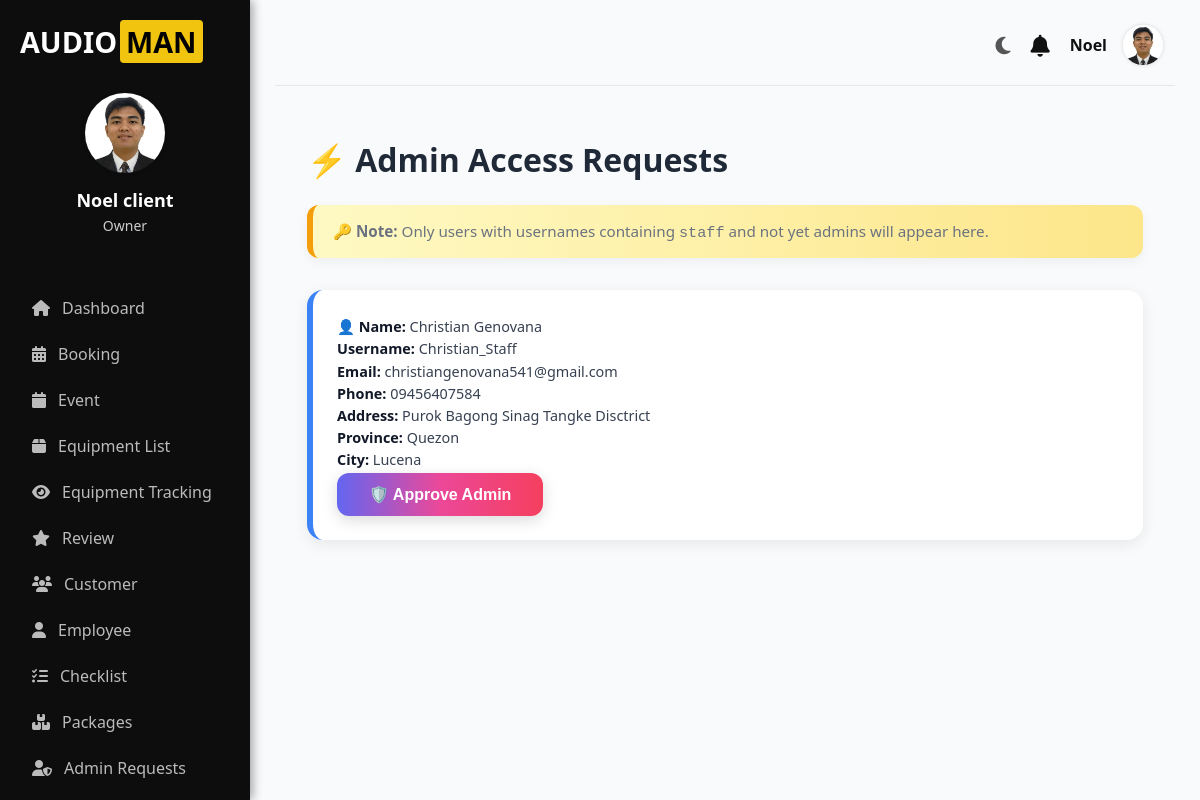
Screenshot of /accounts/admin-requests/ (signed in) with the database file from the repository.
### accounts/models.py (models this page shows, shortened)
class Profile(models.Model):
    user = models.OneToOneField(User, on_delete=models.CASCADE)
    contact_number = models.CharField(max_length=20)
    province = models.CharField(max_length=100)
    city = models.CharField(max_length=100)
    barangay = models.CharField(max_length=100, blank=True, null=True)  # ➕ Added field
    address = models.CharField(max_length=255, blank=True, null=True)
    profile_picture = models.ImageField(upload_to='profile_pictures/', blank=True, null=True)
    requested_admin = models.BooleanField(default=False)

### accounts/views.py (the view)
# urls.py: path('admin-requests/', views.admin_requests_view, name='admin_requests_view'),
@login_required
@user_passes_test(lambda u: u.is_superuser)
def admin_requests_view(request):
    requested_profiles = Profile.objects.filter(
        user__username__icontains="staff",
        user__is_staff=False
    )
    return render(request, 'client/admin_request.html', {
        'requested_profiles': requested_profiles
    })

### accounts/context_processors.py (called while the page is built)
def notifications_context(request):
    if request.user.is_authenticated:
        notifications = Notification.objects.filter(user=request.user).order_by('-created_at')
        unread_count = notifications.filter(is_read=False).count()
        return {
            'notifications': notifications,
            'notifications_unread_count': unread_count
        }
    return {}

### accounts/templates/client/admin_request.html (shortened to what this page needs)
{% extends 'client-base.html' %}
{% block content %}
<div class="admin-requests-container">
    <h2>⚡ Admin Access Requests</h2>
    <div class="admin-note">
        🔑 <strong>Note:</strong> Only users with usernames containing
        <code class="bg-gray-200 px-2 py-1 rounded">staff</code> and not yet admins
        will appear here.
    </div>
    {% if requested_profiles %}
        <div class="admin-requests-list">
            {% for profile in requested_profiles %}
                <div class="admin-request-card">
                    <div class="flex flex-col md:flex-row justify-between items-start md:items-center gap-6">
                        <div class="admin-request-details">
                            <p><strong>👤 Name:</strong> {{ profile.user.get_full_name|default:"(No Name)" }}</p>
                            <p><strong>Username:</strong> {{ profile.user.username }}</p>
                            <p><strong>Email:</strong> {{ profile.user.email }}</p>
                            <p><strong>Phone:</strong> {{ profile.contact_number }}</p>
                            <p><strong>Address:</strong> {{ profile.address|default:"N/A" }}</p>
                            <p><strong>Province:</strong> {{ profile.province }}</p>
                            <p><strong>City:</strong> {{ profile.city }}</p>
                        </div>
                        <form method="POST" action="{% url 'approve_admin' profile.user.id %}"
                              onsubmit="return confirmApprove(event, '{{ profile.user.username }}')">
                            <button type="submit" class="approve-btn">
                                🛡️ Approve Admin
                            </button>
                        </form>
                    </div>
                </div>
            {% endfor %}
        </div>
    {% else %}
        <p class="text-gray-500 text-lg mt-6 text-center italic">No valid admin requests at the moment.</p>
    {% endif %}
</div>
{% endblock %}

### accounts/templates/client-base.html (shortened to what this page needs)
{% load static %}
<!DOCTYPE html>
<html lang="en">
<head>
  <link rel="stylesheet" href="https://cdnjs.cloudflare.com/ajax/libs/font-awesome/6.5.0/css/all.min.css" />
</head>
<body>
  <div class="container">
    <aside class="sidebar">
      <div class="logo">
        <span class="text-white">AUDIO</span><span class="text-yellow">MAN</span>
      </div>
      <div class="user">
        <div class="avatar">
          <img
            src="{% if request.user.profile.profile_picture %}{{ request.user.profile.profile_picture.url }}{% else %}{% static 'images/profile-icon.png' %}{% endif %}"
            alt="Avatar Icon"
            class="avatar-img"
          />
        </div>
        <h3 class="owner-name">{{ request.user.get_full_name }}</h3>
        <p class="owner-role">Owner</p>
      </div>
      <nav class="nav">
        {% if user.is_staff and not user.is_superuser %}
          <a href="{% url 'checklist' %}"><i class="fas fa-list-check"></i> Checklist</a>
        {% else %}
          <a href="{% url 'dashboard' %}"><i class="fas fa-home"></i> Dashboard</a>
          <a href="{% url 'booking' %}"><i class="fas fa-calendar-alt"></i> Booking</a>
          <a href="{% url 'event' %}"><i class="fas fa-calendar"></i> Event</a>
          <a href="{% url 'equipment' %}"><i class="fas fa-box"></i> Equipment List</a>
          <a href="{% url 'tracking' %}"><i class="fas fa-eye"></i> Equipment Tracking</a>
          <a href="{% url 'reviews' %}"><i class="fas fa-star"></i> Review</a>
          <a href="{% url 'customer' %}"><i class="fas fa-users"></i> Customer</a>
          <a href="{% url 'employee' %}"><i class="fas fa-user"></i> Employee</a>
          <a href="{% url 'checklist' %}"><i class="fas fa-list-check"></i> Checklist</a>
          <a href="{% url 'package_list' %}"><i class="fas fa-boxes"></i> Packages</a>
          {% if user.is_superuser %}
            <a href="{% url 'admin_requests_view' %}"><i class="fas fa-user-shield"></i> Admin Requests</a>
          {% endif %}
        {% endif %}
      </nav>
    </aside>
    <main class="main">
      <div class="topbar">
        <div class="dark-toggle" id="darkToggle"><i class="fas fa-moon"></i></div>
        <div class="notification" id="notifToggle">
          <i class="fas fa-bell"></i>
        </div>
        <div class="user-info" id="topbarDropdownToggle">
          <span>{{ request.user.first_name }}</span>
          <img
            src="{% if request.user.profile.profile_picture %}{{ request.user.profile.profile_picture.url }}{% else %}{% static 'images/profile-icon.png' %}{% endif %}"
            alt="User Avatar"
          />
        </div>
      </div>
      {% block content %}{% endblock %}
    </main>
  </div>
</body>
</html>

### accounts/templates/client-base.html (style rules this page uses)
* { margin: 0; padding: 0; box-sizing: border-box; }
body { font-family: 'Segoe UI', Arial, sans-serif; background: #f9fafb; color: #111; display: flex; height: 100vh; overflow: hidden; transition: background 0.3s, color 0.3s; }
.container { display: flex; width: 100%; }
.sidebar { background: #0d0d0d; color: #fff; width: 250px; padding: 20px; display: flex; flex-direction: column; height: 100vh; position: fixed; transition: background 0.3s; box-shadow: 2px 0 10px rgba(0,0,0,0.4); }
.logo { font-size: 24px; font-weight: bold; margin-bottom: 30px; display: flex; align-items: center; font-size: 1.8rem; }
.logo .text-white { color: white; }
.logo .text-yellow { background-color: #f1c40f; color: #000; padding: 2px 6px; border-radius: 4px; margin-left: 3px; font-weight: bold; }
.user { text-align: center; margin-bottom: 30px; }
.avatar img.avatar-img { width: 80px; height: 80px; border-radius: 50%; object-fit: cover; margin: 0 auto 10px; border: none; background: none; box-shadow: 0 0 4px rgba(0,0,0,0.2); }
.owner-name { color: #fff; font-size: 18px; font-weight: 600; margin-bottom: 4px; }
.owner-role { color: #ccc; font-size: 14px; }
.nav { margin-top: 20px; }
.nav a { display: flex; align-items: center; gap: 12px; padding: 12px; color: #bbb; text-decoration: none; border-radius: 8px; transition: all 0.3s ease; font-weight: 500; }
.main { flex-grow: 1; padding: 25px; margin-left: 250px; overflow-y: auto; transition: background 0.3s, color 0.3s; }
.topbar { display: flex; align-items: center; justify-content: flex-end; padding-bottom: 20px; border-bottom: 1px solid #e5e7eb; margin-bottom: 20px; }
.user-info { display: flex; align-items: center; gap: 16px; position: relative; cursor: pointer; font-size: 20px; margin-right: 12px; }
.user-info span { font-size: 16px; font-weight: 600; }
.user-info img { width: 40px; height: 40px; border-radius: 50%; object-fit: cover; border: none; background: none; box-shadow: 0 0 4px rgba(0,0,0,0.15); }
.notification { position: relative; margin-right: 20px; font-size: 22px; cursor: pointer; }
.dark-toggle { font-size: 20px; cursor: pointer; margin-right: 20px; color: #555; transition: color 0.3s; }

### accounts/templates/client/admin_request.html (style rules this page uses)
.admin-requests-container { max-width: 1100px; margin: 0 auto; padding: 2rem; }
.admin-requests-container h2 { font-size: 2rem; font-weight: 800; color: #1f2937; margin-bottom: 1.5rem; }
.admin-note { background: linear-gradient(to right, #fef9c3, #fde68a); border-left: 6px solid #f59e0b; padding: 1rem 1.25rem; border-radius: 12px; font-size: 0.95rem; color: #6b7280; margin-bottom: 2rem; box-shadow: 0 4px 12px rgba(0,0,0,0.05); }
.admin-requests-list { display: grid; gap: 1.5rem; }
.admin-request-card { background: #ffffff; border-radius: 16px; padding: 1.5rem; box-shadow: 0 4px 15px rgba(0,0,0,0.08); border-left: 6px solid #3b82f6; transition: all 0.3s ease; }
.admin-request-details p { margin: 0.2rem 0; font-size: 0.9rem; color: #374151; }
.admin-request-details p strong { color: #111827; }
.approve-btn { background: linear-gradient(to right, #6366f1, #ec4899, #f43f5e); padding: 0.75rem 2rem; border: none; border-radius: 12px; font-weight: 700; color: white; font-size: 1rem; cursor: pointer; box-shadow: 0 4px 15px rgba(0,0,0,0.15); transition: all 0.3s ease; }

### rows the page displays
Profile: user.get_full_name "Christian Genovana", user.username "Christian_Staff", user.email "christiangenovana541@gmail.com", contact_number "09456407584", address "Purok Bagong Sinag Tangke Disctrict", province "Quezon", city "Lucena"

### other values shown
{{ request.user.get_full_name }} "Noel client"
{{ request.user.first_name }} "Noel"
